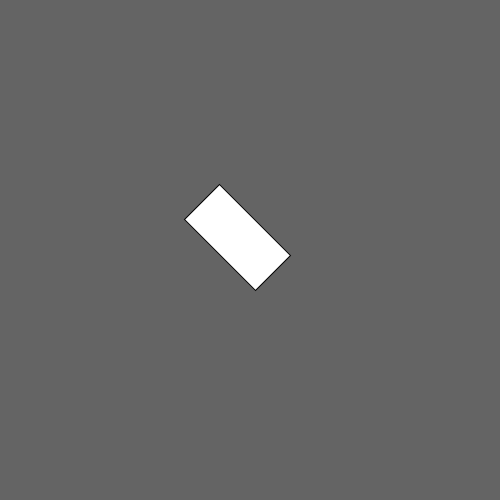
Frame 1 (no input)
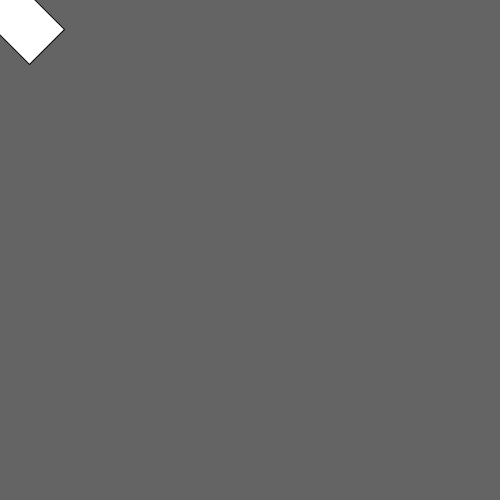
Frame 60 (the mouse pressed at the canvas centre just before this capture)
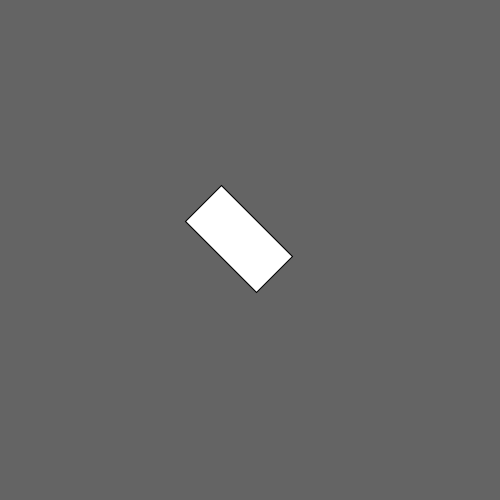
Frame 120 (the mouse held since frame 60 and released just before this capture)

The Processing sketch that drew these frames (run headless with seeded random() and noise(); from frame 60 on, the mouse is pressed at the canvas centre):

// Processing sketch: rotateObjectTowardsSpeedVector
// ── rotateObjectTowardsSpeedVector.pde
PVector speed, pos, size;
 
void setup() {
  size(500, 500);
  pos = new PVector(width, height).mult(0.5);
  size = new PVector(100, 50);
  rectMode(CENTER);
}
void draw() {
  background(100);
  speed = new PVector(mouseX, mouseY).sub(pos).mult(0.05);
  pos.add(speed);
  translate(pos.x, pos.y);
  rotate(speed.heading());
  //rotate(atan2(speed.y,speed.x));
  rect(0, 0, size.x, size.y);
}
